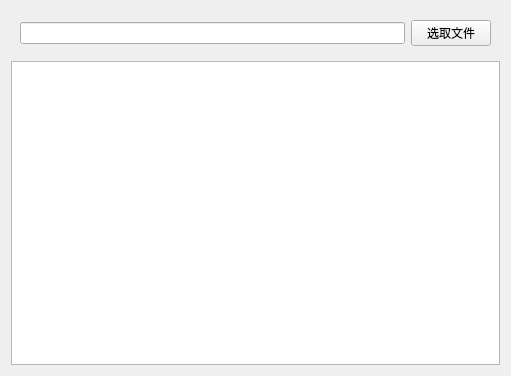
<?xml version="1.0" encoding="UTF-8"?>
<ui version="4.0">
 <class>Widget</class>
 <widget class="QWidget" name="Widget">
  <property name="geometry">
   <rect>
    <x>0</x>
    <y>0</y>
    <width>511</width>
    <height>376</height>
   </rect>
  </property>
  <property name="windowTitle">
   <string>Widget</string>
  </property>
  <layout class="QVBoxLayout" name="verticalLayout">
   <item>
    <widget class="QWidget" name="widget" native="true">
     <layout class="QHBoxLayout" name="horizontalLayout">
      <item>
       <widget class="QLineEdit" name="lineEdit"/>
      </item>
      <item>
       <widget class="QPushButton" name="pushButton">
        <property name="text">
         <string>选取文件</string>
        </property>
       </widget>
      </item>
     </layout>
    </widget>
   </item>
   <item>
    <widget class="QTextEdit" name="textEdit"/>
   </item>
  </layout>
 </widget>
 <resources/>
 <connections/>
</ui>
